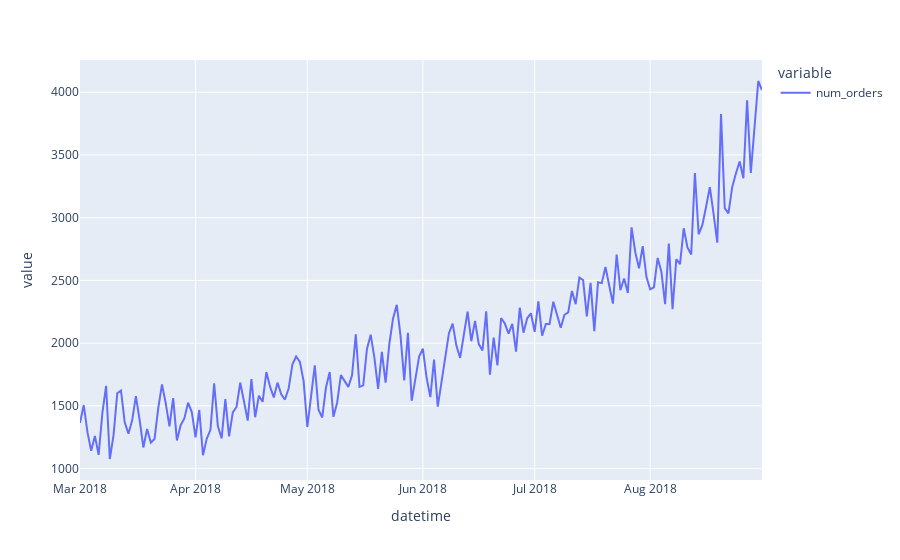

Notebook code for this chart:
### Markdown cell above
## Análisis

### Code cell
data_day = data.resample("1D").sum()
fig = px.line(data_day)
fig.show()

### Figure 1 — Plotly figure (JSON) as saved in the notebook; plotly's stock layout.template omitted (floating-point values rounded to 4 significant figures; data arrays with more than 128 entries replaced by an {"elided": "..."} marker saying what was removed)
{"data": [{"hovertemplate": "variable=num_orders<br>datetime=%{x}<br>value=%{y}<extra></extra>", "legendgroup": "num_orders", "line": {"color": "#636efa", "dash": "solid"}, "marker": {"symbol": "circle"}, "mode": "lines", "name": "num_orders", "orientation": "v", "showlegend": true, "type": "scatter", "x": {"elided": "184 str values"}, "xaxis": "x", "y": {"elided": "184 int values"}, "yaxis": "y"}], "layout": {"legend": {"title": {"text": "variable"}, "tracegroupgap": 0}, "margin": {"t": 60}, "xaxis": {"anchor": "y", "domain": [0, 1], "title": {"text": "datetime"}}, "yaxis": {"anchor": "x", "domain": [0, 1], "title": {"text": "value"}}}}
